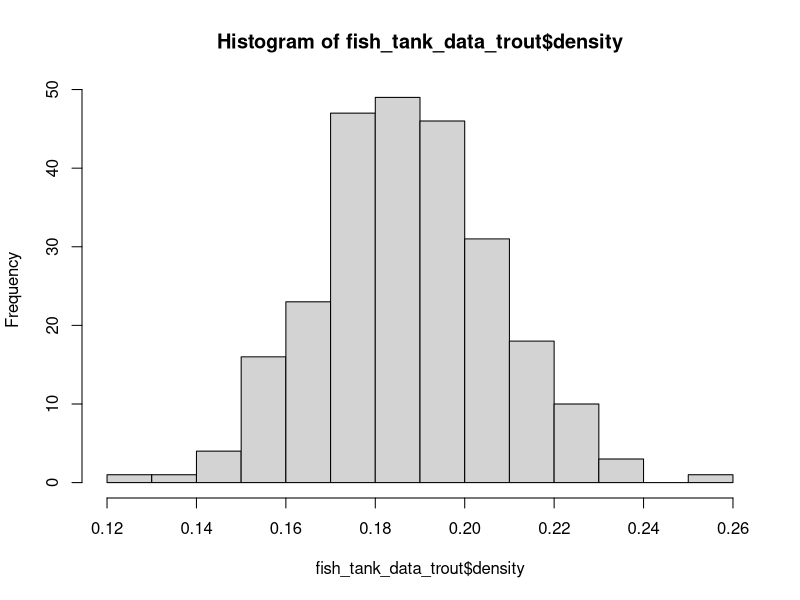
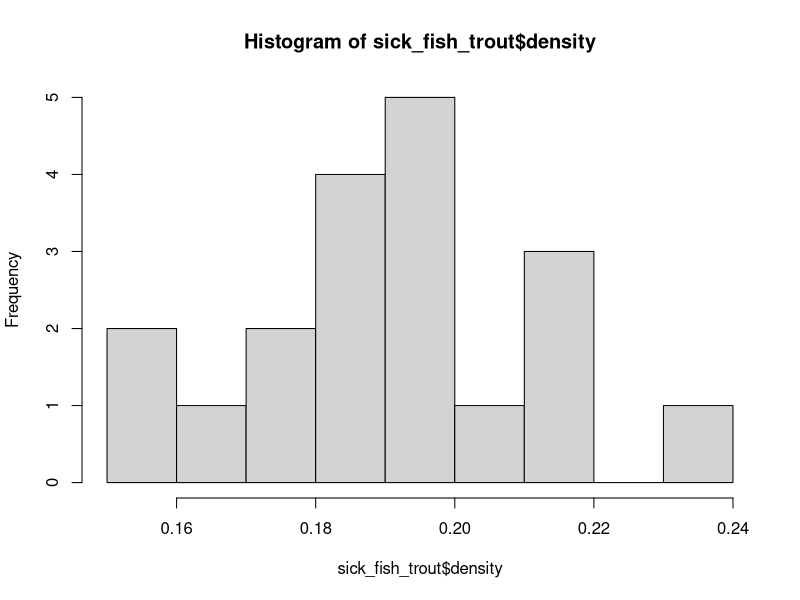

The R source for these figures, in order:
## ---- chunk 1
knitr::opts_chunk$set(echo = TRUE)
## ---- chunk 2
library(tidyverse)
## ---- chunk 3
fish_tank_data <- read_csv("modules/module_2/data/fish_tank_data.csv")
sick_fish <- read_csv("modules/module_2/data/fish_sick_data.csv")
## ---- chunk 4
trout <- fish_tank_data %>%
  filter(species == "trout")

glimpse(trout)
glimpse(sick_fish)
## ---- chunk 5
fish_tank_data %>%
  mutate(density = num_fish/tank_volume) %>%
  group_by(species) %>%
  summarize(mean_dens = mean(density))

sick_fish %>%
  mutate(density = num_fish/tank_volume) %>%
  group_by(species) %>%
  summarize(mean_dens = mean(density))

fish_tank_data_trout <-  fish_tank_data %>%
  mutate(density = num_fish/tank_volume) %>%
  filter(species == "trout")

sick_fish_trout <-  sick_fish %>%
  mutate(density = num_fish/tank_volume) %>%
  filter(species == "trout")
## ---- chunk 6
hist(fish_tank_data_trout$density)
hist(sick_fish_trout$density)
